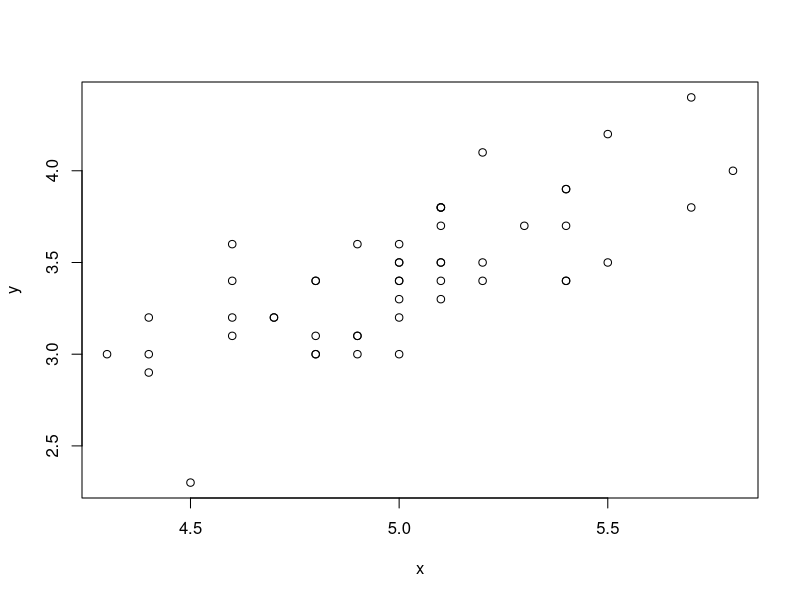

R code for this plot: (Note: this script raises an error after producing the figure.)
#best fit line examples, total error vs. minimized maximum error

#example 1
x=iris[1:50, ]$Sepal.Length
y=iris[1:50, ]$Sepal.Width

plot(x,y)
best.line.totalerror(x,y)
best.line.min.max(x,y)
best.line.squares(x,y)

curve(0.685185185*x, add=T, col="red")
curve(0.6597938*x, add=T, col="blue")
curve(0.7985283*x+-0.5694327, add=T, col="green")

#example 2
i=women$height
j=women$weight

plot(i,j)
best.line.totalerror(i,j)
best.line.min.max(i,j)
best.line.squares(i,j)

curve(2.076923*x, add=T, col="red")
curve(2.145038*x, add=T, col="blue")
curve(3.45000*x-87.51667, add=T, col="green")

